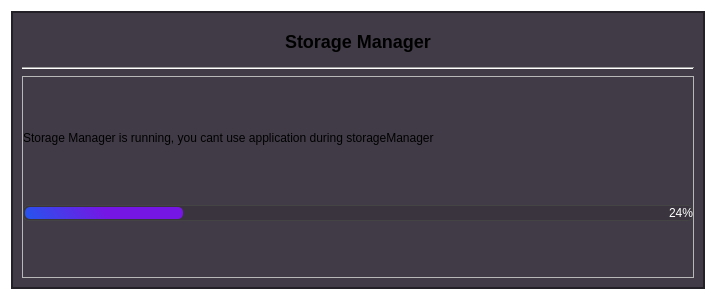
<?xml version="1.0" encoding="UTF-8"?>
<ui version="4.0">
 <class>stationdownloadMainUI</class>
 <widget class="QWidget" name="stationdownloadMainUI">
  <property name="geometry">
   <rect>
    <x>0</x>
    <y>0</y>
    <width>716</width>
    <height>300</height>
   </rect>
  </property>
  <property name="windowTitle">
   <string>Form</string>
  </property>
  <property name="styleSheet">
   <string notr="true">#stationdownloadMainUI{
	background-color:transparent;
}

#main_frame{
background: #413B47;
border: 2px solid rgb(36, 32, 39);
}

QLabel[styleClass=&quot;titleInfo&quot;]{
	color: #fff;
}

QLabel[styleClass=&quot;info&quot;]{
	color: #fff;
	font-size:15px;
	font-weight:bold;
}

*[styleClass=&quot;hide&quot;]{
	background-color:transparent;
}
</string>
  </property>
  <layout class="QVBoxLayout" name="verticalLayout">
   <item>
    <widget class="QFrame" name="main_frame">
     <property name="frameShape">
      <enum>QFrame::Shape::StyledPanel</enum>
     </property>
     <property name="frameShadow">
      <enum>QFrame::Shadow::Raised</enum>
     </property>
     <layout class="QVBoxLayout" name="verticalLayout_4">
      <item>
       <widget class="QFrame" name="info_frame">
        <property name="sizePolicy">
         <sizepolicy hsizetype="Preferred" vsizetype="Maximum">
          <horstretch>0</horstretch>
          <verstretch>0</verstretch>
         </sizepolicy>
        </property>
        <layout class="QGridLayout" name="gridLayout">
         <item row="0" column="1">
          <widget class="QLabel" name="label">
           <property name="sizePolicy">
            <sizepolicy hsizetype="Preferred" vsizetype="Maximum">
             <horstretch>0</horstretch>
             <verstretch>0</verstretch>
            </sizepolicy>
           </property>
           <property name="styleSheet">
            <string notr="true">font-weight:bold;
font-size:18px;</string>
           </property>
           <property name="text">
            <string>Storage Manager</string>
           </property>
           <property name="styleClass" stdset="0">
            <string>titleInfo</string>
           </property>
          </widget>
         </item>
         <item row="0" column="2">
          <spacer name="horizontalSpacer_2">
           <property name="orientation">
            <enum>Qt::Orientation::Horizontal</enum>
           </property>
           <property name="sizeHint" stdset="0">
            <size>
             <width>40</width>
             <height>20</height>
            </size>
           </property>
          </spacer>
         </item>
         <item row="0" column="0">
          <spacer name="horizontalSpacer_4">
           <property name="orientation">
            <enum>Qt::Orientation::Horizontal</enum>
           </property>
           <property name="sizeHint" stdset="0">
            <size>
             <width>40</width>
             <height>20</height>
            </size>
           </property>
          </spacer>
         </item>
        </layout>
       </widget>
      </item>
      <item>
       <widget class="Line" name="line">
        <property name="orientation">
         <enum>Qt::Orientation::Horizontal</enum>
        </property>
       </widget>
      </item>
      <item>
       <widget class="QFrame" name="frame_2">
        <property name="frameShape">
         <enum>QFrame::Shape::StyledPanel</enum>
        </property>
        <property name="frameShadow">
         <enum>QFrame::Shadow::Raised</enum>
        </property>
        <property name="styleClass" stdset="0">
         <string>hide</string>
        </property>
        <layout class="QVBoxLayout" name="verticalLayout_2">
         <property name="leftMargin">
          <number>0</number>
         </property>
         <property name="topMargin">
          <number>0</number>
         </property>
         <property name="rightMargin">
          <number>0</number>
         </property>
         <property name="bottomMargin">
          <number>0</number>
         </property>
         <item>
          <widget class="QLabel" name="label_3">
           <property name="sizePolicy">
            <sizepolicy hsizetype="Preferred" vsizetype="Maximum">
             <horstretch>0</horstretch>
             <verstretch>0</verstretch>
            </sizepolicy>
           </property>
           <property name="text">
            <string>Storage Manager is running, you cant use application during storageManager</string>
           </property>
           <property name="styleClass" stdset="0">
            <string>titleInfo</string>
           </property>
          </widget>
         </item>
         <item>
          <widget class="QProgressBar" name="prograssbar">
           <property name="styleSheet">
            <string notr="true">QProgressBar {
    border: 1px solid #444; /* حاشیه ظریف برای کل پروگرس بار */
    background-color: rgba(30,30,30,60); /* پس‌زمینه تیره */
    border-radius: 5px; /* گوشه‌های گرد */
    height: 10px; /* ارتفاع کلی پروگرس بار */
    text-align: right; /* متن سمت راست قرار گیرد */
    color: white; /* رنگ متن سفید */
    padding: 0px;
}

QProgressBar::chunk {
    background-color: qlineargradient(spread:pad, x1:0, y1:0.534, x2:1, y2:0.483, stop:0 rgba(39, 83, 237, 255), stop:0.516484 rgba(118, 22, 228, 255));
    border-radius: 5px; /* گوشه‌های گرد برای بخش پر شده */
    margin: 1px; /* فاصله‌ای کوچک بین قسمت پر شده و حاشیه */
}</string>
           </property>
           <property name="value">
            <number>24</number>
           </property>
          </widget>
         </item>
        </layout>
       </widget>
      </item>
     </layout>
    </widget>
   </item>
  </layout>
 </widget>
 <resources>
  <include location="../assets.qrc"/>
 </resources>
 <connections/>
</ui>
